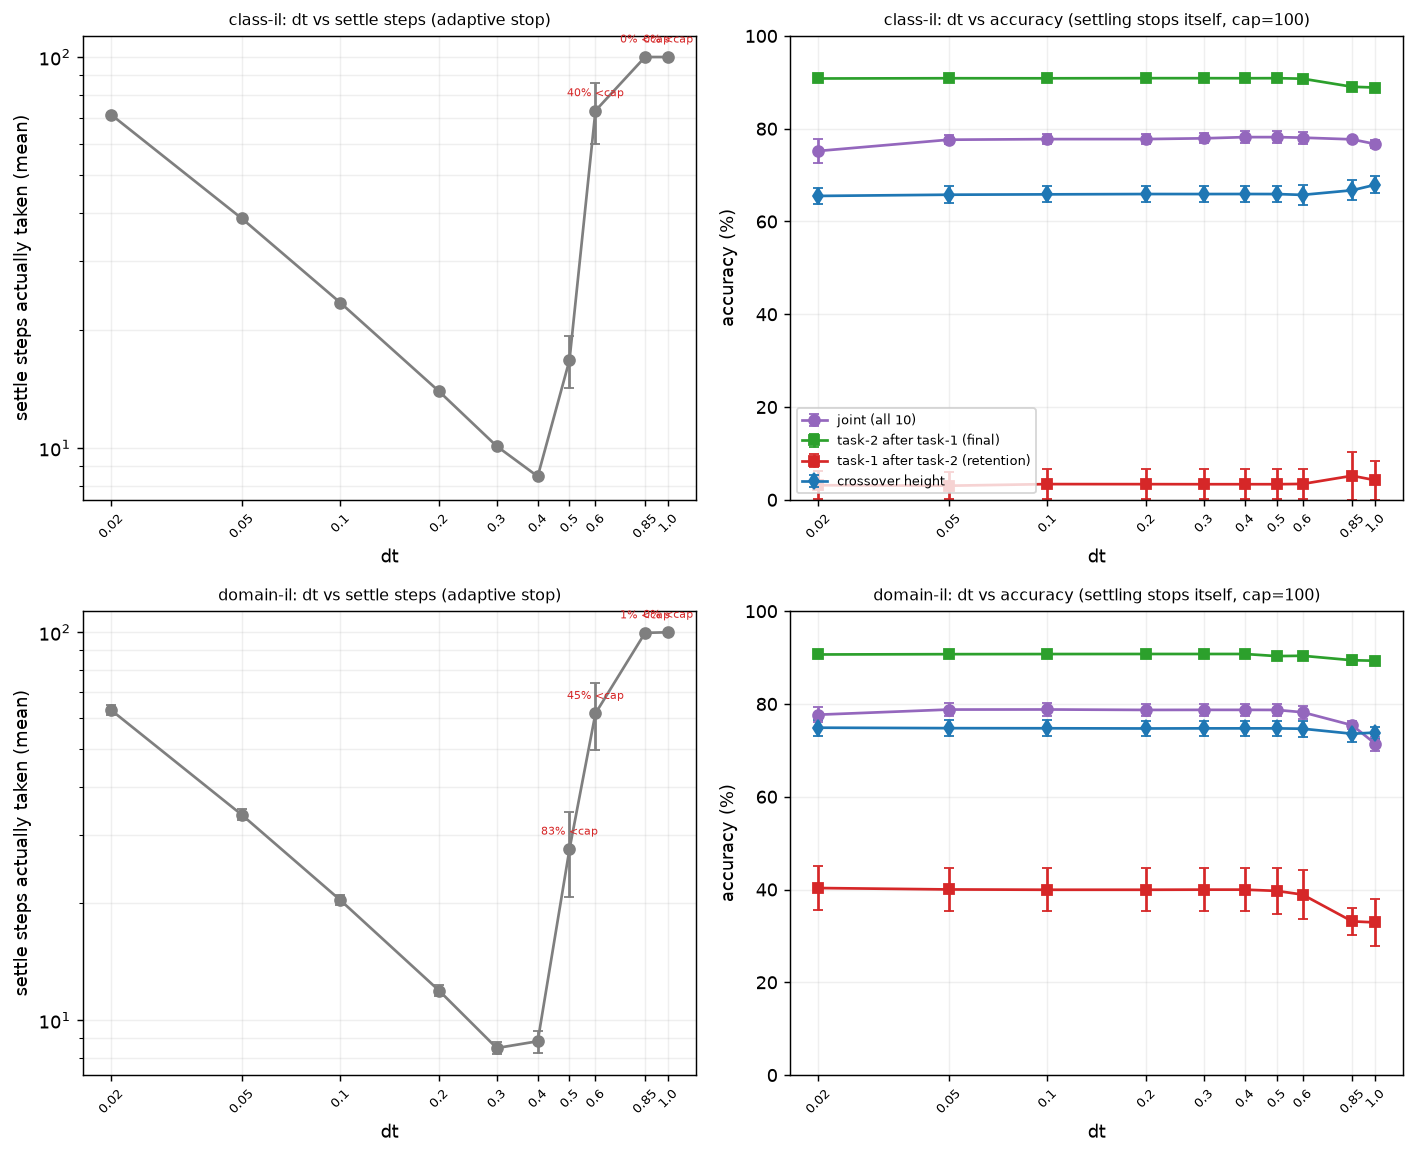

The script that drew this image:
"""Does PC's settle step size (dt) change WHERE it settles, or only how many steps it takes to
get there -- checked via ACTUAL settle-step counts recorded live during training, and via final
accuracy under joint and sequential training, both IL scenarios.

THIRD version of this script, trimmed for speed after the second version's real run showed its
actual cost. Changes from that version, all requested to cut wall-clock without dropping the
learning/forgetting question itself:
    - TWO conditions, not four. Dropped task-1-alone/task-2-alone: those exist to distinguish
      "PC can't learn well at this dt in general" from "it's a CL-specific interaction", which is
      a mechanism question for later (narrative_plan.md §3), not needed to just PICK a dt control.
      joint (learnability, no CL) + sequential (retention AND new-task accuracy, i.e. forgetting)
      is exactly the learning-and-forgetting check this script is actually for.
    - max_iters_per_task cut from config's 5000 to 1500 FOR THIS SWEEP ONLY (not a global change).
      Runs that converge do so in far fewer iterations than 5000; the larger cap only ever mattered
      for runs that fail anyway (e.g. dt=1.0), where it just burns more time to the same "did not
      reach threshold" outcome. 1500 bounds that waste without meaningfully affecting working runs.
    - SETTLE_STEP_CAP cut from 300 to 200. dt=1.0 never converges, so it pays this cap on EVERY
      weight update -- it directly sets that dt's cost. 200 stays comfortably above what the
      slowest kept dt (0.02) needs (334: single-seed settle ~150 steps at patience=3).
    - Seeds halved (10 -> 5) and dt grid trimmed using 334's actual settle-trace results (see
      below), both already in place before this pass.

Report series 2, decade 330 (narrative_plan.md's PC sweep, §2). PC in isolation -- no BP, no
replay; those return in the later lr/batch-size comparison phase. lr fixed at config_300.yaml's
existing pc value (0.02, grid-searched in 102 for learning speed, not retention). Every other
control parameter is read from config_300.yaml.

SETTLING NOW STOPS ITSELF -- this is the second version of this script. The first version picked
a FIXED number of settle steps per dt in advance (derived from a separate diagnostic probe) and
forced every weight update through that count regardless of need. That was wrong on its own terms
(steps is not a thing to choose, it's a thing to measure) and it made the sweep take upwards of
18 hours, because ONE global budget set by the slowest dt (0.01) was applied to every dt,
including 0.1 -- which this project has run PC at since 102 and which settles in ~20 steps.

src.predictive_coding.pc_settle/pc_update and src.methods.make_pc were extended (approved change)
to accept stop_delta/stop_patience: when set, `steps` becomes a CAP, and settling stops itself
once the displacement's step-to-step change stays below stop_delta for stop_patience consecutive
steps -- the exact criterion 333 validated (fires ~14-26 steps in at dt=0.1, matching scripts
50/51/59's historical "worst case 18", across every training stage checked). Patience lowered
from 333's 10 to 3 here, matching this project's own stop_patience convention (config_300.yaml)
-- 3 is not a large fraction of a ~15-25 step settle, and 333's traces showed no noise that would
need a longer patience to reject.

Every train_step call publishes the settle steps it actually took to handle["diag"]["settle_
steps"]; a thin wrapper records that after every call, so "steps to converge" for a given dt is
now measured from the SAME real training runs the accuracy numbers come from, not a separate probe.

TWO TRAINING CONDITIONS, per (scenario, dt, seed) -- same fresh init shared across both, since
build(proto, "pc", seed, ...) reseeds init_params identically each call:
    joint       all ten classes trained together, no task switch (src.runner.run_joint). Sanity
                check that a low sequential number is forgetting, not "this dt can't learn at all".
    sequential  the actual continual run (src.runner.run_classil, task1 then task2) -- final
                task-1 accuracy (retention) and final task-2 accuracy, together.

Figure: one PNG, 2 rows (class_il, domain_il) x 2 columns (dt vs settle steps actually taken,
pooled across both conditions/seeds | dt vs final accuracy, FOUR series overlaid: joint, task-1
retention, task-2 final, crossover height). Crossover added because it is this project's own
designated primary metric (src.metrics.report_grid(primary="crossover")) and 310's whole headline
figure is built around it -- final-accuracy alone was an oversight, not a deliberate omission, and
it costs nothing extra since it is computed from the same curve run_classil already returns.
Domain-IL's shared output units are handled by wrapping train_step to remap labels through
Protocol.label_map before calling run_joint (which has no label_map parameter of its own);
run_classil does its own remapping and must NOT be double-wrapped (see _make_sequential_step's
docstring for the bug this was).
"""
import sys
import time
from pathlib import Path

ROOT = Path(__file__).resolve().parents[1]
sys.path.insert(0, str(ROOT))

import yaml
import numpy as np
import torch
import matplotlib.pyplot as plt

from src.protocol import PROTOCOL, replace, load, build, figure_path as _figure_path, \
    array_path as _array_path
from src.runner import run_joint, run_classil
from src.metrics import crossover as crossover_fn

SMOKE = "--smoke" in sys.argv
REPLOT = "--replot" in sys.argv
_add_dt_arg = next((a for a in sys.argv if a.startswith("--add-dt=")), None)
ADD_DT = float(_add_dt_arg.split("=")[1]) if _add_dt_arg else None

METHOD = "pc"

# ---------------------------------------------------------------- script-local constants
# Criterion validated by 333 at dt=0.1: fires ~14-26 steps in, at every training stage checked,
# matching scripts 50/51/59's historical "worst case 18". Patience 3 (not 333's 10) per this
# project's own stop_patience convention -- 333's traces were smooth, no noise to reject.
SETTLE_DELTA_TOL = 1e-4
SETTLE_PATIENCE = 3
STOP_PATIENCE_JOINT = 5   # run_joint's own plateau patience (evals, not settle steps)
MIN_DELTA_JOINT = 1e-3

with open(Path(__file__).parent / "config_300.yaml") as f:
    CFG = yaml.safe_load(f)

if SMOKE:
    SEEDS, SEED_START = 2, 10
    DT_GRID = [0.05, 0.5]
    SETTLE_STEP_CAP = 60
    TRAIN_MAX_ITERS = 100
    EVAL_EVERY = 5
    print("--smoke: tiny budget, results are NOT meaningful\n")
else:
    SEEDS = CFG["training"]["seeds"] // 2   # halved (10 -> 5): the first full run showed this
                                            # sweep's cost, and a dt control-selection pass
                                            # doesn't need the full headline seed count
    SEED_START = CFG["training"]["seed_start"]
    # Trimmed using 334's actual settle-trace results, not guessed: 334 (single seed, both
    # scenarios) found dt in {0.01,...,0.5} all converge to the SAME plateau (0.01 slowest, ~150+
    # settle steps/update; 0.5 fastest, ~15) and dt in {0.7,0.85,1.0,1.5} never converge (a
    # distinct, higher, oscillating plateau instead). Dropped 0.01 only (slowest to settle, and
    # the slowest-converging value is exactly what drove the ORIGINAL fixed-budget design's
    # blowup -- not worth its cost just to confirm it's a bad control choice). 1.0 kept despite
    # being unstable -- explicitly requested, and it's still useful to see what accuracy actually
    # does right at a dt that never settles. 0.85 kept as the boundary/edge reference. 0.6 added
    # to resolve the unsampled gap between 0.5 (converges, ~6 steps) and 0.85 (never converges) --
    # the transition itself hasn't been located yet, only bracketed.
    DT_GRID = [0.02, 0.05, 0.1, 0.2, 0.3, 0.4, 0.5, 0.6, 0.85, 1.0]   # 0.3 and 0.4 both added via
    # --add-dt, merged into already-saved data rather than a full rerun -- see the ADD_DT branch
    # below. Resolution around the settle-steps trough (originally sampled only at 0.2 and 0.5)
    # was too coarse to be sure of the true minimum -- 0.3 turned out lower than both neighbours.
    # 100, not 200 -- direct check just run at patience=3 (real data, not the old patience=10
    # estimates): dt=0.02 (the slowest kept value) converges at ~85-86 steps, both seeds checked.
    # 100 clears that with a small margin while still cutting real cost off the two dt that never
    # converge (0.85, 1.0), which pay this cap on every single weight update.
    SETTLE_STEP_CAP = 100
    TRAIN_MAX_ITERS = 1500  # cut from config's 5000 for this sweep only -- see docstring
    EVAL_EVERY = CFG["evaluation"]["eval_every"]

SCENARIOS = CFG["data"]["scenarios"]

BASE_PROTOCOL = replace(
    PROTOCOL,
    img_size=CFG["data"]["img_size"], n_tasks=CFG["data"]["n_tasks"],
    classes_per_task=CFG["data"]["classes_per_task"], fashion=CFG["data"]["fashion"],
    hidden=CFG["architecture"]["hidden"], n_layers=CFG["architecture"]["n_layers"],
    act=CFG["architecture"]["activation"], bias=CFG["architecture"]["bias"],
    init=CFG["architecture"]["init"],
    loss=CFG["output_layer"]["loss"], target=CFG["output_layer"]["target"],
    mask=CFG["output_layer"]["mask"], reduction=CFG["output_layer"]["reduction"],
    optimizer=CFG["training"]["optimizer"], batch=CFG["training"]["batch_size"],
    lr={METHOD: CFG["training"]["learning_rate"]["pc"]},
    stop_threshold=CFG["training"]["stop_threshold"],
    stop_patience=CFG["training"]["stop_patience"],
    max_iters_per_task=TRAIN_MAX_ITERS, seeds=SEEDS,
    eval_per_class=CFG["evaluation"]["eval_per_class"], eval_every=EVAL_EVERY,
    device=CFG["evaluation"]["device"],
)


def _tag(scenario):
    return scenario + ("_SMOKE" if SMOKE else "")


def figure_path():
    return _figure_path(__file__, "SMOKE" if SMOKE else "")


def array_path(scenario):
    return _array_path(__file__, _tag(scenario))


def _make_joint_step(train_step, handle, settle_log, lmap):
    """For run_joint, which has NO label_map parameter of its own -- wraps train_step to (a)
    remap labels/active for Domain-IL and (b) record the settle steps that call actually took,
    read live off handle["diag"] after each update."""
    def step(x, y, active=None):
        if lmap is not None:
            y = torch.tensor([lmap[int(v)] for v in y.tolist()], device=y.device)
            active = None if active is None else sorted({lmap[int(c)] for c in active})
        train_step(x, y, active=active)
        if "settle_steps" in handle["diag"]:
            settle_log.append(handle["diag"]["settle_steps"])
    return step


def _make_sequential_step(train_step, handle, settle_log):
    """For run_classil, which ALREADY remaps y/active itself when given label_map= -- this wrapper
    must NOT remap again. (Bug found live: 330's first adaptive-stop run wrapped this path with
    the joint-style remapper too, double-applying lmap to already-unit-space labels/active and
    silently colliding classes onto the wrong units under Domain-IL -- e.g. [0,1,2,3,4] ->
    [0,2,2,0,4]. That's why every Domain-IL seed was hitting the iteration cap regardless of dt:
    the model was training on scrambled targets, not struggling to learn. Class-IL was unaffected
    since label_map is None there, so the (buggy) remap was a no-op.) Only settle-step logging
    happens here."""
    def step(x, y, active=None):
        train_step(x, y, active=active)
        if "settle_steps" in handle["diag"]:
            settle_log.append(handle["diag"]["settle_steps"])
    return step


def _filter_eval(eval_xy, classes, lmap):
    x, y = eval_xy
    mask = torch.isin(y, torch.as_tensor(classes, device=y.device))
    x, y = x[mask], y[mask]
    if lmap is not None:
        y = torch.tensor([lmap[int(v)] for v in y.tolist()], device=y.device)
    return x, y


def run_joint_condition(proto, dt, seed, data, classes, lmap, settle_log):
    handle = {}
    train_step, predict = build(proto, METHOD, seed, handle=handle, dt=dt, steps=SETTLE_STEP_CAP,
                               stop_delta=SETTLE_DELTA_TOL, stop_patience=SETTLE_PATIENCE)
    ex, ey = _filter_eval(data.report_eval, classes, lmap)
    ts = _make_joint_step(train_step, handle, settle_log, lmap)
    _, accs = run_joint(ts, predict, classes, data.train, data.class_idx, ex, ey,
                        max_iters=TRAIN_MAX_ITERS, batch=proto.batch, eval_every=proto.eval_every,
                        device=proto.device, stop_patience=STOP_PATIENCE_JOINT,
                        min_delta=MIN_DELTA_JOINT, data_seed=seed)
    return float(accs[-1]) * 100 if len(accs) else float("nan")


def run_sequential_condition(proto, dt, seed, data, settle_log):
    tasks = proto.tasks(seed)
    lmap = proto.label_map(tasks)
    handle = {}
    train_step, predict = build(proto, METHOD, seed, handle=handle, dt=dt, steps=SETTLE_STEP_CAP,
                               stop_delta=SETTLE_DELTA_TOL, stop_patience=SETTLE_PATIENCE)
    ts = _make_sequential_step(train_step, handle, settle_log)
    out = run_classil(ts, predict, tasks, data.train, data.class_idx,
                      report_eval=data.report_eval, stop_eval=data.stop_eval,
                      max_iters_per_task=proto.max_iters_per_task, batch=proto.batch,
                      eval_every=proto.eval_every, device=proto.device,
                      stop_threshold=proto.stop_threshold, stop_patience=proto.stop_patience,
                      data_seed=seed, label_map=lmap)
    curve = out["curves"]["argmax"]
    # crossover is undefined (NaN) if the curves never cross -- CENSORED, meaning task-1 never
    # fell below task-2, the BEST outcome (see metrics.py's CENSORED_IS_BEST). _agg's plain
    # nanmean/SEM treatment below is a simplification appropriate for this exploratory
    # control-selection plot, not the paired_sign-aware treatment the final headline figure uses.
    _, cx_height = crossover_fn(out["steps"], curve[:, 0] * 100, curve[:, 1] * 100,
                                after=out["switches"][0])
    return float(curve[-1, 0]) * 100, float(curve[-1, 1]) * 100, cx_height, all(out["reached"])


def _rows_for_dt(scenario, proto, data, dt):
    """Every seed's row for ONE dt value -- shared by the full sweep and by --add-dt, so a
    single new dt point can be merged into already-saved data without rerunning the rest."""
    classes_all = list(range(proto.n_classes))
    rows = []
    for seed in range(SEED_START, SEED_START + SEEDS):
        tasks = proto.tasks(seed)
        lmap = proto.label_map(tasks)
        settle_log = []
        joint_acc = run_joint_condition(proto, dt, seed, data, classes_all, lmap, settle_log)
        seq_t1, seq_t2, cx_height, reached_ok = run_sequential_condition(
            proto, dt, seed, data, settle_log)
        if not reached_ok:
            print(f"  WARNING: {scenario} dt={dt} seed={seed}: sequential run hit the cap")
        n_uncap = sum(1 for s in settle_log if s < SETTLE_STEP_CAP)
        rows.append((dt, seed, joint_acc, seq_t1, seq_t2, cx_height,
                    float(np.mean(settle_log)) if settle_log else float("nan"),
                    n_uncap, len(settle_log)))
    return rows


# ---------------------------------------------------------------- run or reload
if REPLOT and all(Path(array_path(s)).exists() for s in SCENARIOS):
    train_rows = {s: list(np.load(array_path(s), allow_pickle=True)["data"]) for s in SCENARIOS}
    print("--replot: redrawing from saved arrays, no training\n")
elif ADD_DT is not None:
    if not all(Path(array_path(s)).exists() for s in SCENARIOS):
        raise RuntimeError("--add-dt needs existing saved data to merge into -- run the full "
                          "sweep first")
    t0 = time.perf_counter()
    train_rows = {}
    for scenario in SCENARIOS:
        existing = [r for r in np.load(array_path(scenario), allow_pickle=True)["data"]
                   if r[0] != ADD_DT]   # drop any stale rows for this dt before re-adding
        proto = replace(BASE_PROTOCOL, scenario=scenario)
        data = load(proto)
        new_rows = _rows_for_dt(scenario, proto, data, ADD_DT)
        train_rows[scenario] = existing + new_rows
        print(f"  {scenario:10s} added dt={ADD_DT}   [{time.perf_counter() - t0:5.0f}s]")
    for scenario in SCENARIOS:
        np.savez(array_path(scenario), data=np.array(train_rows[scenario], dtype=object))
    print("saved arrays (merged)")
else:
    t0 = time.perf_counter()
    train_rows = {s: [] for s in SCENARIOS}
    for scenario in SCENARIOS:
        proto = replace(BASE_PROTOCOL, scenario=scenario)
        data = load(proto)
        for dt in DT_GRID:
            train_rows[scenario].extend(_rows_for_dt(scenario, proto, data, dt))
        print(f"  {scenario:10s} done   [{time.perf_counter() - t0:5.0f}s]")

    for scenario in SCENARIOS:
        np.savez(array_path(scenario), data=np.array(train_rows[scenario], dtype=object))
    print("saved arrays")


# ---------------------------------------------------------------- aggregate mean/SEM per dt
def _agg(rows, col, dt_grid):
    means, sems = [], []
    for dt in dt_grid:
        vals = np.asarray([r[col] for r in rows if r[0] == dt], dtype=float)
        vals = vals[np.isfinite(vals)]
        if vals.size == 0:
            means.append(np.nan); sems.append(np.nan)
        elif vals.size == 1:
            means.append(vals[0]); sems.append(0.0)
        else:
            means.append(vals.mean()); sems.append(vals.std(ddof=1) / np.sqrt(vals.size))
    return np.array(means), np.array(sems)


# ---------------------------------------------------------------- figure
def _set_dt_ticks(ax, dts):
    """Log-scale default ticks are powers of ten, which don't land on the actual dt values
    tested (0.02, 0.6, 0.85, ...) -- explicit ticks so every point on the x-axis is readable."""
    ax.set_xscale("log")
    ax.set_xticks(dts)
    ax.set_xticklabels([str(dt) for dt in dts], rotation=45, fontsize=7)
    ax.minorticks_off()


# One accuracy panel, not split -- same units (accuracy %), same x-axis (dt), and the flat-line
# story is identical across all four series, which sit at clearly separated levels (final ~90%,
# joint ~77%, crossover ~65-76%, retention ~3-40%), so nothing overlaps confusingly.
ACC_SERIES = [
    ("joint", 2, "tab:purple", "o", "joint (all 10)"),
    ("seq_t2", 4, "tab:green", "s", "task-2 after task-1 (final)"),
    ("seq_t1", 3, "tab:red", "s", "task-1 after task-2 (retention)"),
    ("crossover", 5, "tab:blue", "d", "crossover height"),
]

fig, axes = plt.subplots(len(SCENARIOS), 2, figsize=(11, 4.5 * len(SCENARIOS)), squeeze=False)

for row, scenario in enumerate(SCENARIOS):
    ax_settle, ax_acc = axes[row]
    trows = train_rows[scenario]
    dts = sorted(set(r[0] for r in trows))

    m, se = _agg(trows, 6, dts)   # mean settle steps per run, pooled over conditions/seeds
    ax_settle.errorbar(dts, m, yerr=se, marker="o", color="tab:gray", capsize=3)
    for dt in dts:
        rows_dt = [r for r in trows if r[0] == dt]
        n_uncap = sum(r[7] for r in rows_dt)
        n_total = sum(r[8] for r in rows_dt)
        pct_uncap = 100 * n_uncap / n_total if n_total else float("nan")
        if pct_uncap < 99.5:
            ax_settle.annotate(f"{pct_uncap:.0f}% <cap", (dt, m[dts.index(dt)]),
                              fontsize=6, color="tab:red", xytext=(0, 8),
                              textcoords="offset points", ha="center")
    _set_dt_ticks(ax_settle, dts)
    ax_settle.set_yscale("log")
    ax_settle.set_xlabel("dt")
    ax_settle.set_ylabel("settle steps actually taken (mean)")
    ax_settle.set_title(f"{scenario.replace('_', '-')}: dt vs settle steps (adaptive stop)",
                        fontsize=9)
    ax_settle.grid(alpha=0.2, which="both")

    for key, col, color, marker, label in ACC_SERIES:
        m, se = _agg(trows, col, dts)
        ax_acc.errorbar(dts, m, yerr=se, marker=marker, color=color, label=label, capsize=3)
    _set_dt_ticks(ax_acc, dts)
    ax_acc.set_ylim(0, 100)
    ax_acc.set_xlabel("dt")
    ax_acc.set_ylabel("accuracy (%)")
    ax_acc.set_title(f"{scenario.replace('_', '-')}: dt vs accuracy "
                     f"(settling stops itself, cap={SETTLE_STEP_CAP})", fontsize=9)
    ax_acc.grid(alpha=0.2)
    if row == 0:
        ax_acc.legend(fontsize=7, loc="lower left")

fig.tight_layout()
fig.savefig(figure_path(), dpi=130, bbox_inches="tight")
print(f"saved {figure_path()}")
